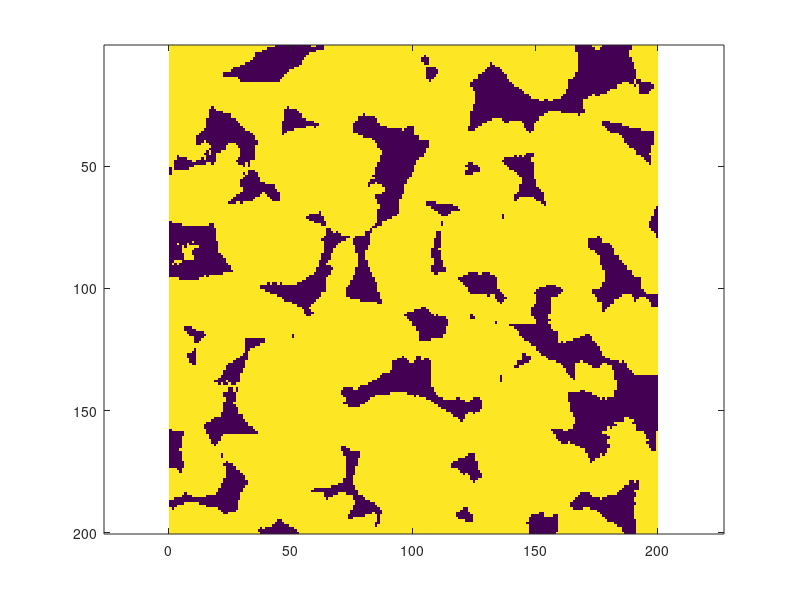

Write the MATLAB code that produced this figure. (Note: this script raises an error after producing the figure.)
clear; close all
% importing mat file and visualization slice by slice
figure; 
load('MAT/A.mat')
S=size(A);
for I=1:S(3)
clf;
imagesc(squeeze(A(I,:,:))); axis equal tight
drawnow;
end

% importing binary png sequence
D=dir('PNG/*.png');
A=zeros(200,200,40);
for I=1:numel(D)
   t=imread(['PNG/' D(I).name]); 
   t=(t==255);
   A(:,:,I)=t;
end


% importing a single jpg, binarize and visualize
A=imread('JPG/A.jpg');
A=mean(A,3);
A=double(A);
A=imgaussfilt(A);
B=A>100;
figure; imagesc(B)






